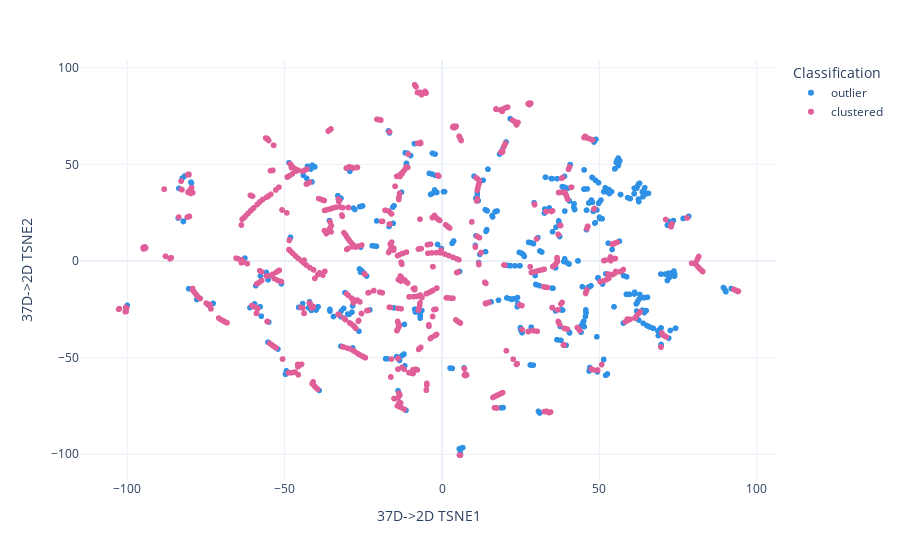

This figure's notebook cell:
### Code cell
allD.showOutliersDBSCAN()

### Figure 1 — Plotly figure (JSON) as saved in the notebook; plotly's stock layout.template omitted (floating-point values rounded to 4 significant figures; data arrays with more than 128 entries replaced by an {"elided": "..."} marker saying what was removed)
{"data": [{"hovertemplate": "<b>%{hovertext}</b><br><br>Classification=outlier<br>37D->2D TSNE1=%{x}<br>37D->2D TSNE2=%{y}<extra></extra>", "hovertext": {"elided": "427 str values"}, "legendgroup": "outlier", "marker": {"color": "#2E91E5", "symbol": "circle"}, "mode": "markers", "name": "outlier", "showlegend": true, "type": "scattergl", "x": {"elided": "427 float values"}, "xaxis": "x", "y": {"elided": "427 float values"}, "yaxis": "y"}, {"hovertemplate": "<b>%{hovertext}</b><br><br>Classification=clustered<br>37D->2D TSNE1=%{x}<br>37D->2D TSNE2=%{y}<extra></extra>", "hovertext": {"elided": "884 str values"}, "legendgroup": "clustered", "marker": {"color": "#E15F99", "symbol": "circle"}, "mode": "markers", "name": "clustered", "showlegend": true, "type": "scattergl", "x": {"elided": "884 float values"}, "xaxis": "x", "y": {"elided": "884 float values"}, "yaxis": "y"}], "layout": {"legend": {"title": {"text": "Classification"}, "tracegroupgap": 0}, "margin": {"t": 60}, "xaxis": {"anchor": "y", "domain": [0, 1], "title": {"text": "37D->2D TSNE1"}}, "yaxis": {"anchor": "x", "domain": [0, 1], "title": {"text": "37D->2D TSNE2"}}}}
